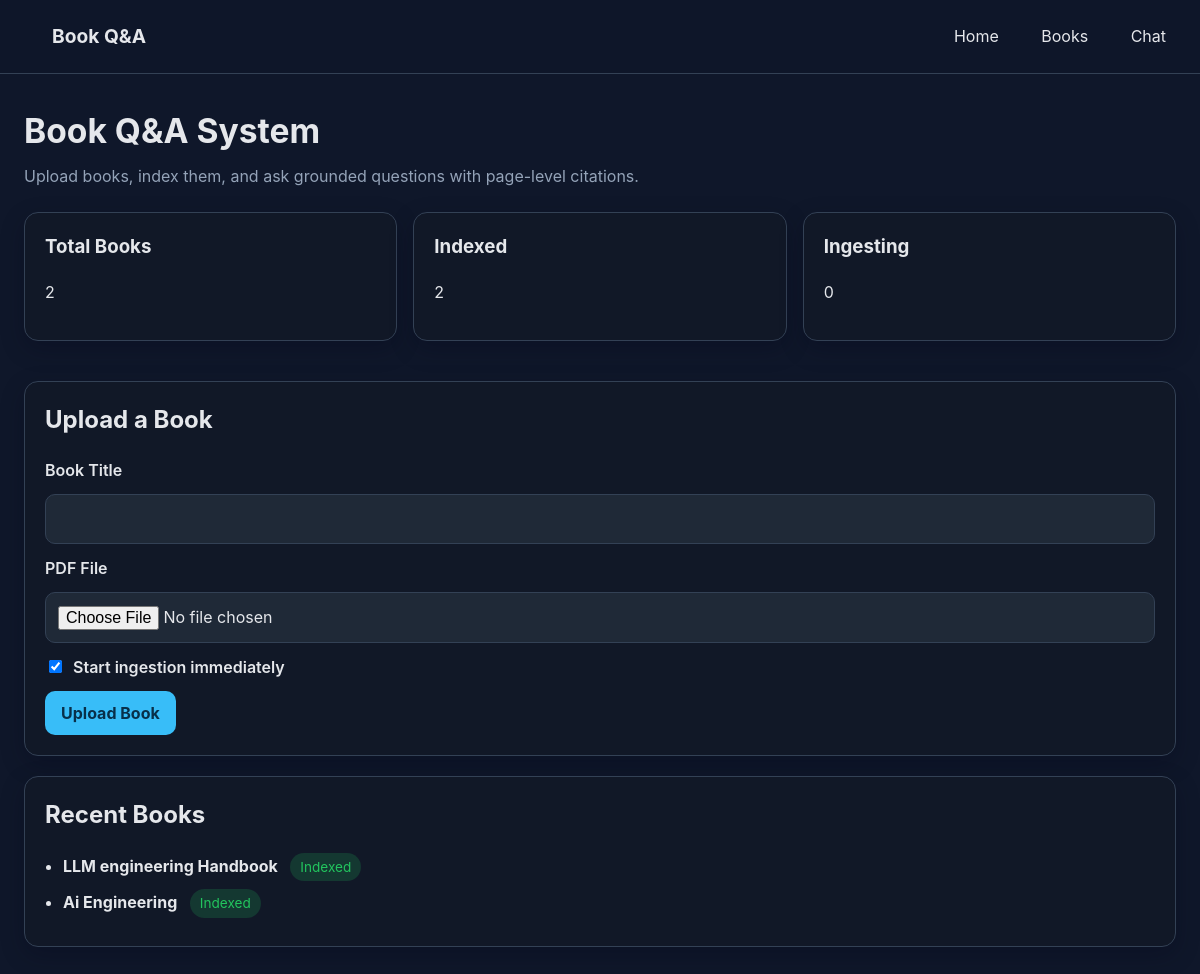
The page / on the database its author committed.
### app/models.py (models this page shows)
class Base(DeclarativeBase):
    pass

class Book(Base):
    __tablename__ = "books"
    id: Mapped[str] = mapped_column(String, primary_key=True)
    title: Mapped[str] = mapped_column(String, nullable=False)
    file_name: Mapped[str] = mapped_column(String, nullable=False)
    file_path: Mapped[str] = mapped_column(String, nullable=False)
    status: Mapped[str] = mapped_column(String, nullable=False, default="uploaded")
    total_pages: Mapped[int | None] = mapped_column(Integer, nullable=True)
    total_sections: Mapped[int | None] = mapped_column(Integer, nullable=True)
    total_chunks: Mapped[int] = mapped_column(Integer, nullable=False, default=0)
    processed_chunks: Mapped[int] = mapped_column(Integer, nullable=False, default=0)
    failed_chunks: Mapped[int] = mapped_column(Integer, nullable=False, default=0)
    progress_percent: Mapped[int] = mapped_column(Integer, nullable=False, default=0)
    current_step: Mapped[str | None] = mapped_column(String, nullable=True)
    last_processed_chunk_index: Mapped[int | None] = mapped_column(Integer, nullable=True)
    error_message: Mapped[str | None] = mapped_column(Text, nullable=True)
    started_at: Mapped[datetime | None] = mapped_column(DateTime, nullable=True)
    finished_at: Mapped[datetime | None] = mapped_column(DateTime, nullable=True)
    created_at: Mapped[datetime] = mapped_column(DateTime, default=datetime.utcnow)
    updated_at: Mapped[datetime] = mapped_column(DateTime, default=datetime.utcnow, onupdate=datetime.utcnow)

### app/web/pages.py (the view)
@router.get("/", response_class=HTMLResponse)
def home(request: Request):
    db = SessionLocal()
    try:
        books = db.query(Book).order_by(Book.created_at.desc()).all()
        total_books = len(books)
        indexed_books = sum(1 for b in books if b.status == "indexed")
        ingesting_books = sum(
            1 for b in books if b.status in {"parsing", "structuring", "chunking", "embedding"}
        )
        return templates.TemplateResponse(
            request=request,
            name="index.html",
            context={
                "books": books,
                "total_books": total_books,
                "indexed_books": indexed_books,
                "ingesting_books": ingesting_books,
            },
        )
    finally:
        db.close()

### app/logging_config.py (called while the page is built)
def get_request_id() -> str:
    return _REQUEST_ID_CTX.get()

    def filter(self, record: logging.LogRecord) -> bool:
        record.request_id = get_request_id()
        return True

### app/templates/index.html (shortened to what this page needs)
{% extends "base.html" %}
{% block content %}
<section class="hero">
    <h1>Book Q&A System</h1>
    <p>Upload books, index them, and ask grounded questions with page-level citations.</p>
</section>
<section class="stats-grid">
    <div class="card">
        <h3>Total Books</h3>
        <p>{{ total_books }}</p>
    </div>
    <div class="card">
        <h3>Indexed</h3>
        <p>{{ indexed_books }}</p>
    </div>
    <div class="card">
        <h3>Ingesting</h3>
        <p>{{ ingesting_books }}</p>
    </div>
</section>
<section class="card">
    <h2>Upload a Book</h2>
    <form action="/upload-book" method="post" enctype="multipart/form-data" class="form-stack">
        <label>Book Title</label>
        <input type="text" name="title" required>
        <label>PDF File</label>
        <input type="file" name="file" accept=".pdf" required>
        <label class="checkbox">
            <input type="checkbox" name="auto_ingest" value="true" checked>
            Start ingestion immediately
        </label>
        <button type="submit">Upload Book</button>
    </form>
</section>
<section class="card">
    <h2>Recent Books</h2>
    {% if books %}
        <ul class="book-list">
            {% for book in books[:5] %}
                <li>
                    <strong>{{ book.title }}</strong>
                    <span class="status status-{{ book.status }}">{{ book.status }}</span>
                </li>
            {% endfor %}
        </ul>
    {% else %}
        <p>No books uploaded yet.</p>
    {% endif %}
</section>
{% endblock %}

### app/static/styles.css (style rules this page uses)
:root { --bg: #0f172a; --panel: #111827; --soft: #1f2937; --text: #e5e7eb; --muted: #94a3b8; --accent: #38bdf8; --danger: #ef4444; --success: #22c55e; --warning: #f59e0b; --border: #334155; }
* { box-sizing: border-box; }
body { margin: 0; font-family: Inter, Arial, sans-serif; background: var(--bg); color: var(--text); line-height: 1.5; }
.hero { margin-bottom: 24px; }
.hero h1, .page-header h1 { margin: 0 0 8px; font-size: clamp(1.7rem, 3vw, 2.1rem); }
.hero p, .page-header p { margin: 0; color: var(--muted); }
.card { background: var(--panel); border: 1px solid var(--border); border-radius: 14px; padding: 20px; margin-bottom: 20px; box-shadow: 0 8px 24px rgba(2, 6, 23, 0.24); }
.card h2, .card h3 { margin-top: 0; }
.stats-grid, .books-grid { display: grid; grid-template-columns: repeat(auto-fit, minmax(220px, 1fr)); gap: 16px; margin-bottom: 20px; }
.form-stack { display: flex; flex-direction: column; gap: 12px; }
.form-stack label { font-weight: 600; }
input, textarea, button { font: inherit; }
input, textarea { width: 100%; padding: 12px; border-radius: 10px; border: 1px solid var(--border); background: var(--soft); color: var(--text); outline: none; }
button { width: fit-content; padding: 10px 16px; border: 0; border-radius: 10px; cursor: pointer; background: var(--accent); color: #082f49; font-weight: 700; transition: transform 0.15s ease, filter 0.2s ease; }
.book-list { padding-left: 18px; margin: 0; }
.book-list li { margin-bottom: 8px; }
.status { display: inline-block; padding: 4px 10px; border-radius: 999px; font-size: 0.85rem; margin-left: 8px; text-transform: capitalize; }
.status-indexed { background: rgba(34, 197, 94, 0.18); color: var(--success); }
.checkbox { display: flex; align-items: center; gap: 8px; }
.checkbox input { width: auto; }

### rows shown on the page
Book: title "LLM engineering Handbook", status "Indexed"
Book: title "Ai Engineering", status "Indexed"

### other values the page prints
{{ total_books }} "2"
{{ indexed_books }} "2"
{{ ingesting_books }} "0"
